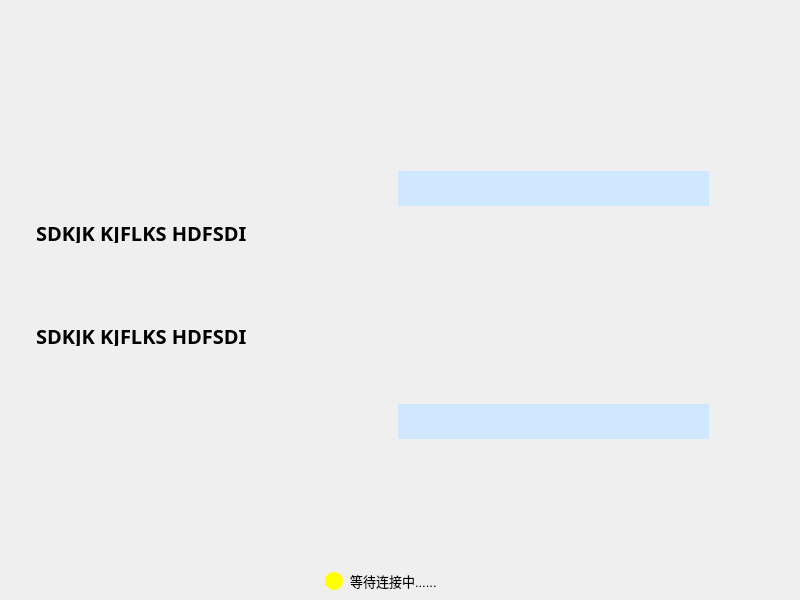
<?xml version="1.0" encoding="UTF-8"?>
<ui version="4.0">
 <class>MainWindow</class>
 <widget class="QWidget" name="MainWindow">
  <property name="windowModality">
   <enum>Qt::NonModal</enum>
  </property>
  <property name="geometry">
   <rect>
    <x>0</x>
    <y>0</y>
    <width>800</width>
    <height>600</height>
   </rect>
  </property>
  <property name="windowTitle">
   <string>MainWindow</string>
  </property>
  <property name="styleSheet">
   <string notr="true">QWidget#MainWindow{
background-image:url(:/UI/title.png);
background-repeat:no-repeat
}
</string>
  </property>
  <widget class="title" name="widget" native="true">
   <property name="geometry">
    <rect>
     <x>0</x>
     <y>0</y>
     <width>800</width>
     <height>41</height>
    </rect>
   </property>
   <property name="autoFillBackground">
    <bool>false</bool>
   </property>
   <property name="styleSheet">
    <string notr="true">title#widget{
background-image:url(:/UI/title.png);
background-repeat:no-repeat
}</string>
   </property>
   <widget class="QPushButton" name="pushButton">
    <property name="geometry">
     <rect>
      <x>744</x>
      <y>0</y>
      <width>56</width>
      <height>41</height>
     </rect>
    </property>
    <property name="cursor">
     <cursorShape>PointingHandCursor</cursorShape>
    </property>
    <property name="styleSheet">
     <string notr="true">QPushButton#pushButton{
	border:none;
	background:url(:/UI/closebutton.png);
}</string>
    </property>
    <property name="text">
     <string/>
    </property>
    <property name="iconSize">
     <size>
      <width>56</width>
      <height>41</height>
     </size>
    </property>
   </widget>
   <widget class="QPushButton" name="pushButton_2">
    <property name="geometry">
     <rect>
      <x>690</x>
      <y>0</y>
      <width>56</width>
      <height>41</height>
     </rect>
    </property>
    <property name="cursor">
     <cursorShape>PointingHandCursor</cursorShape>
    </property>
    <property name="styleSheet">
     <string notr="true">QPushButton#pushButton_2{
	border:none;
	background:url(:/UI/minwindowbutton.png);
}</string>
    </property>
    <property name="text">
     <string/>
    </property>
    <property name="iconSize">
     <size>
      <width>56</width>
      <height>41</height>
     </size>
    </property>
   </widget>
  </widget>
  <widget class="QWidget" name="widget_2" native="true">
   <property name="geometry">
    <rect>
     <x>0</x>
     <y>41</y>
     <width>800</width>
     <height>559</height>
    </rect>
   </property>
   <property name="styleSheet">
    <string notr="true">QWidget#widget_2{
	background:url(:/UI/border.png);
	background-repeat:no-repeat
}</string>
   </property>
   <widget class="QWidget" name="widget_3" native="true">
    <property name="geometry">
     <rect>
      <x>315</x>
      <y>0</y>
      <width>485</width>
      <height>559</height>
     </rect>
    </property>
    <property name="styleSheet">
     <string notr="true">QWidget#widget_3{
	background:url(:/UI/right_border.png);

}</string>
    </property>
    <widget class="QWidget" name="widget_8" native="true">
     <property name="enabled">
      <bool>true</bool>
     </property>
     <property name="geometry">
      <rect>
       <x>45</x>
       <y>66</y>
       <width>395</width>
       <height>160</height>
      </rect>
     </property>
     <property name="styleSheet">
      <string notr="true">QWidget#widget_8{
background-image:url(:/UI/remotecontrol.png);
background-repeat:no-repeat
}</string>
     </property>
     <widget class="QWidget" name="widget_10" native="true">
      <property name="geometry">
       <rect>
        <x>18</x>
        <y>64</y>
        <width>354</width>
        <height>35</height>
       </rect>
      </property>
      <property name="styleSheet">
       <string notr="true">QWidget#widget_10{
background-image:url(:/UI/inputtext.png);
background-repeat:no-repeat
}</string>
      </property>
      <widget class="QLineEdit" name="lineEdit_2">
       <property name="geometry">
        <rect>
         <x>20</x>
         <y>0</y>
         <width>311</width>
         <height>35</height>
        </rect>
       </property>
       <property name="font">
        <font>
         <pointsize>20</pointsize>
        </font>
       </property>
       <property name="styleSheet">
        <string notr="true">QLineEdit#lineEdit_2{
	border:none;
	background:rgb(207,231,255);
}</string>
       </property>
      </widget>
     </widget>
     <widget class="QPushButton" name="pushButton_3">
      <property name="geometry">
       <rect>
        <x>293</x>
        <y>114</y>
        <width>74</width>
        <height>26</height>
       </rect>
      </property>
      <property name="cursor">
       <cursorShape>PointingHandCursor</cursorShape>
      </property>
      <property name="styleSheet">
       <string notr="true">QPushButton#pushButton_3{
	border:none;
	background:url(:/UI/connectbutton.png);
}
QPushButton#pushButton_3:hover{
	border-image:url(:/UI/connectbutton_hover.png);
}</string>
      </property>
      <property name="text">
       <string/>
      </property>
     </widget>
    </widget>
    <widget class="QWidget" name="widget_9" native="true">
     <property name="geometry">
      <rect>
       <x>45</x>
       <y>299</y>
       <width>395</width>
       <height>160</height>
      </rect>
     </property>
     <property name="styleSheet">
      <string notr="true">QWidget#widget_9{
background-image:url(:/UI/localcontrol.png);
background-repeat:no-repeat
}</string>
     </property>
     <widget class="QWidget" name="widget_11" native="true">
      <property name="geometry">
       <rect>
        <x>18</x>
        <y>64</y>
        <width>354</width>
        <height>35</height>
       </rect>
      </property>
      <property name="styleSheet">
       <string notr="true">QWidget#widget_11{
background-image:url(:/UI/inputtext.png);
background-repeat:no-repeat
}</string>
      </property>
      <widget class="QLineEdit" name="lineEdit">
       <property name="geometry">
        <rect>
         <x>20</x>
         <y>0</y>
         <width>311</width>
         <height>35</height>
        </rect>
       </property>
       <property name="font">
        <font>
         <pointsize>20</pointsize>
        </font>
       </property>
       <property name="styleSheet">
        <string notr="true">QLineEdit#lineEdit{
	border:none;
	background:rgb(207,231,255);
}</string>
       </property>
      </widget>
     </widget>
     <widget class="QPushButton" name="pushButton_4">
      <property name="geometry">
       <rect>
        <x>293</x>
        <y>114</y>
        <width>74</width>
        <height>26</height>
       </rect>
      </property>
      <property name="cursor">
       <cursorShape>PointingHandCursor</cursorShape>
      </property>
      <property name="styleSheet">
       <string notr="true">QPushButton#pushButton_4{
	border:none;
	background:url(:/UI/connectbutton.png);
}
QPushButton#pushButton_4:hover{
	border-image:url(:/UI/connectbutton_hover.png);
}</string>
      </property>
      <property name="text">
       <string/>
      </property>
     </widget>
    </widget>
    <widget class="QWidget" name="widget_12" native="true">
     <property name="geometry">
      <rect>
       <x>10</x>
       <y>531</y>
       <width>18</width>
       <height>18</height>
      </rect>
     </property>
     <property name="styleSheet">
      <string notr="true">QWidget#widget_12{
border-radius:9px;
background-color:yellow;
}</string>
     </property>
    </widget>
    <widget class="QLabel" name="label_3">
     <property name="geometry">
      <rect>
       <x>35</x>
       <y>532</y>
       <width>441</width>
       <height>16</height>
      </rect>
     </property>
     <property name="font">
      <font>
       <pointsize>10</pointsize>
      </font>
     </property>
     <property name="text">
      <string>等待连接中......</string>
     </property>
    </widget>
   </widget>
   <widget class="QWidget" name="widget_4" native="true">
    <property name="geometry">
     <rect>
      <x>19</x>
      <y>24</y>
      <width>108</width>
      <height>27</height>
     </rect>
    </property>
    <property name="styleSheet">
     <string notr="true">QWidget#widget_4{
background-image:url(:/UI/mydevice.png);
background-repeat:no-repeat
}</string>
    </property>
   </widget>
   <widget class="QWidget" name="widget_5" native="true">
    <property name="geometry">
     <rect>
      <x>20</x>
      <y>85</y>
      <width>257</width>
      <height>20</height>
     </rect>
    </property>
    <property name="styleSheet">
     <string notr="true">QWidget#widget_5{
background-image:url(:/UI/description.png);
background-repeat:no-repeat
}</string>
    </property>
   </widget>
   <widget class="QWidget" name="widget_6" native="true">
    <property name="geometry">
     <rect>
      <x>19</x>
      <y>156</y>
      <width>276</width>
      <height>55</height>
     </rect>
    </property>
    <property name="styleSheet">
     <string notr="true">QWidget#widget_6{
background-image:url(:/UI/ID.png);
background-repeat:no-repeat
}</string>
    </property>
    <widget class="QLabel" name="label">
     <property name="geometry">
      <rect>
       <x>17</x>
       <y>25</y>
       <width>231</width>
       <height>21</height>
      </rect>
     </property>
     <property name="font">
      <font>
       <family>Source Code Pro</family>
       <pointsize>15</pointsize>
       <weight>75</weight>
       <bold>true</bold>
      </font>
     </property>
     <property name="text">
      <string>SDKJK KJFLKS HDFSDI</string>
     </property>
    </widget>
   </widget>
   <widget class="QWidget" name="widget_7" native="true">
    <property name="geometry">
     <rect>
      <x>19</x>
      <y>259</y>
      <width>276</width>
      <height>55</height>
     </rect>
    </property>
    <property name="styleSheet">
     <string notr="true">QWidget#widget_7{
background-image:url(:/UI/pass.png);
background-repeat:no-repeat
}</string>
    </property>
    <widget class="QLabel" name="label_2">
     <property name="geometry">
      <rect>
       <x>17</x>
       <y>25</y>
       <width>231</width>
       <height>21</height>
      </rect>
     </property>
     <property name="font">
      <font>
       <family>Source Code Pro</family>
       <pointsize>15</pointsize>
       <weight>75</weight>
       <bold>true</bold>
      </font>
     </property>
     <property name="text">
      <string>SDKJK KJFLKS HDFSDI</string>
     </property>
    </widget>
   </widget>
  </widget>
 </widget>
 <customwidgets>
  <customwidget>
   <class>title</class>
   <extends>QWidget</extends>
   <header location="global">title.h</header>
   <container>1</container>
  </customwidget>
 </customwidgets>
 <resources/>
 <connections/>
</ui>
